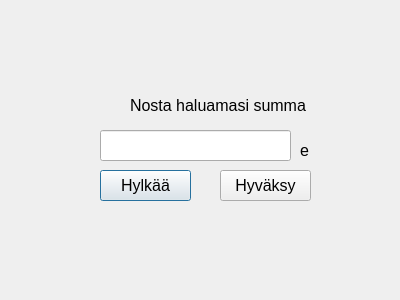
<?xml version="1.0" encoding="UTF-8"?>
<ui version="4.0">
 <class>SecSum</class>
 <widget class="QDialog" name="SecSum">
  <property name="geometry">
   <rect>
    <x>0</x>
    <y>0</y>
    <width>400</width>
    <height>300</height>
   </rect>
  </property>
  <property name="windowTitle">
   <string>Dialog</string>
  </property>
  <widget class="QLabel" name="txtlabel1">
   <property name="geometry">
    <rect>
     <x>130</x>
     <y>90</y>
     <width>181</width>
     <height>31</height>
    </rect>
   </property>
   <property name="font">
    <font>
     <pointsize>12</pointsize>
    </font>
   </property>
   <property name="text">
    <string>Nosta haluamasi summa</string>
   </property>
  </widget>
  <widget class="QLabel" name="txtlabel_e">
   <property name="geometry">
    <rect>
     <x>300</x>
     <y>140</y>
     <width>21</width>
     <height>21</height>
    </rect>
   </property>
   <property name="font">
    <font>
     <pointsize>12</pointsize>
    </font>
   </property>
   <property name="text">
    <string>e</string>
   </property>
  </widget>
  <widget class="QLineEdit" name="txtedit">
   <property name="geometry">
    <rect>
     <x>100</x>
     <y>130</y>
     <width>191</width>
     <height>31</height>
    </rect>
   </property>
   <property name="font">
    <font>
     <pointsize>12</pointsize>
    </font>
   </property>
  </widget>
  <widget class="QPushButton" name="btncancel">
   <property name="geometry">
    <rect>
     <x>100</x>
     <y>170</y>
     <width>91</width>
     <height>31</height>
    </rect>
   </property>
   <property name="font">
    <font>
     <pointsize>12</pointsize>
    </font>
   </property>
   <property name="text">
    <string>Hylkää</string>
   </property>
  </widget>
  <widget class="QPushButton" name="btnconfirm2">
   <property name="geometry">
    <rect>
     <x>220</x>
     <y>170</y>
     <width>91</width>
     <height>31</height>
    </rect>
   </property>
   <property name="font">
    <font>
     <pointsize>12</pointsize>
    </font>
   </property>
   <property name="text">
    <string>Hyväksy</string>
   </property>
  </widget>
 </widget>
 <resources/>
 <connections/>
</ui>
